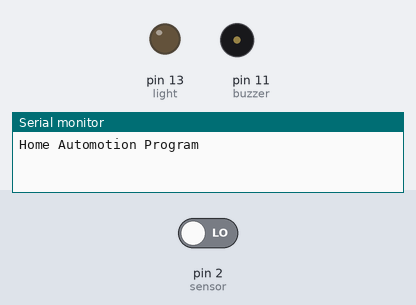
Recording of a sketch running on a simulated Arduino Uno, built with avr-gcc and run on an emulated ATmega328P. Parts: output pins drawn as LEDs (lit = HIGH), buzzer (waves = sounding), the last lines printed to the serial monitor. The inputs (shaded band) are chosen by the test bench; at power-on: pin 2 (sensor) LOW.

Above: at 1.2 s.
1.3 s: pin 2 (sensor) driven HIGH
At 1.8 s:
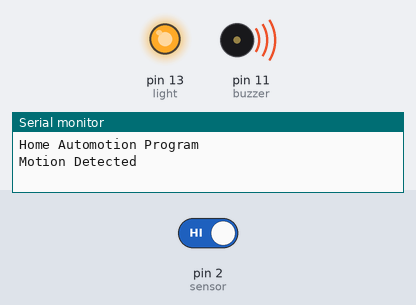
At 2.8 s:
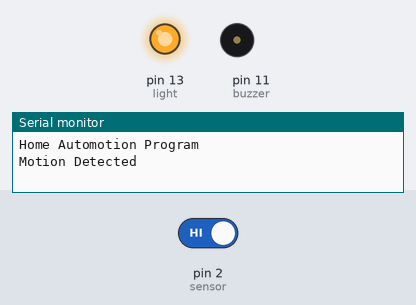
3.4 s: pin 2 (sensor) driven LOW
At 4.0 s:
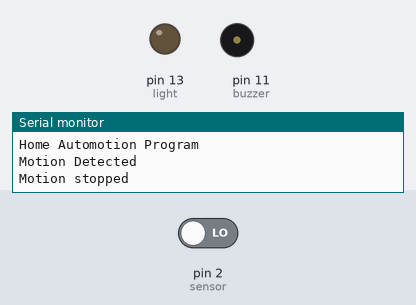
Timing chart, 0 to 6.4 s (numbered marks = the images above; inputs shaded):
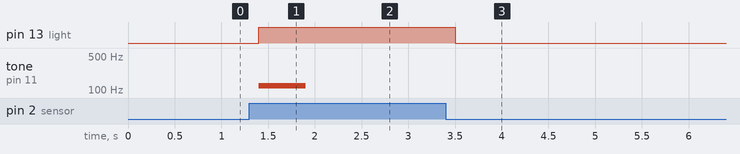

Measured:
- after the input at 1.3 s, pin 13 (light): LOW → HIGH after 0.10 s; tone on pin 11 (buzzer): silent → 123 Hz after 0.10 s, → silent 0.50 s later
- after the input at 3.4 s, pin 13 (light): HIGH → LOW after 0.10 s

The sketch:

6-Motion_detection_using_arduino.ino
```cpp
#include<Wire.h>

const int buzzer = 11;
const int light = 13;

int sensor = 2;
int state = LOW;
int val = 0;

void setup() {
  Serial.begin(9600);
  pinMode(buzzer,OUTPUT);
  pinMode(light,OUTPUT);
  pinMode(sensor,INPUT);
  Serial.println("Home Automotion Program");
}

void loop() {
  val = digitalRead(sensor);
  if(val==HIGH){
    delay(100);
    if(state==LOW){
      Serial.println("Motion Detected");
      Serial.println("");
      digitalWrite(light,HIGH);
      tone(buzzer,123);
      delay(500);
      tone(buzzer,50);
      noTone(buzzer);
      state = HIGH;
    }
  }
  else{
    delay(100);
    if(state==HIGH){
      Serial.println("Motion stopped");
      digitalWrite(light,LOW);
      state = LOW;
    }
  }
}
```
